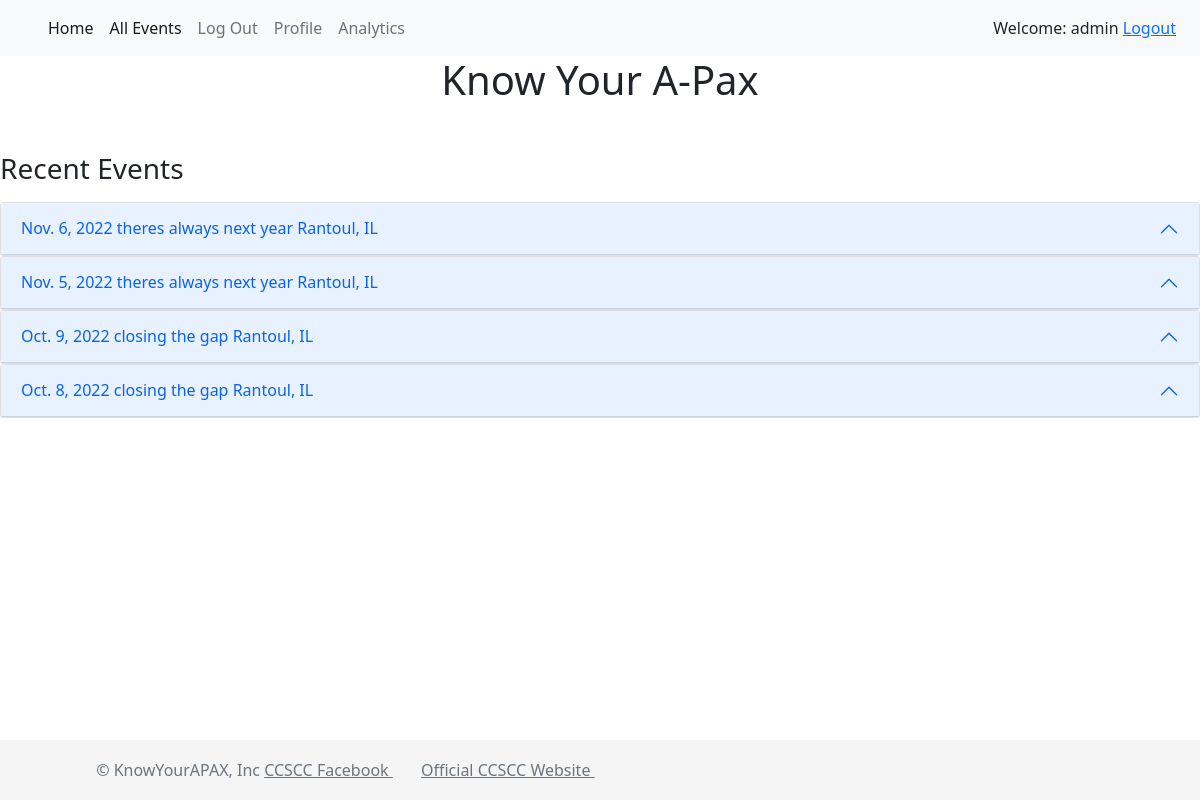
The app's page / (signed in) with its own data.
### autocross/models.py (models this page shows)
class Event(models.Model):
    event_id = models.AutoField(primary_key=True)
    date = models.DateField(unique=True)
    location = models.CharField(max_length=50)
    name = models.CharField(max_length=100)

### autocross/views.py (the view)
# urls.py: 2. Add a URL to urlpatterns:  path('', views.home, name='home')
def home(request):
    all_events = Event.objects.all().order_by('-date')#finds all events, sorts in descending order aka most recent date first
    num_events=4
    all_data = []
    for event in all_events[:num_events]:
        runs = Best_run_data.objects.select_related('run_id__event_id').filter(run_id__event_id__event_id=event.event_id)
        pax_runs = Best_run_data.objects.select_related('run_id__event_id').filter(run_id__event_id__event_id=event.event_id).order_by('pax_diff_first')
        all_data.append((event,runs,pax_runs))
    context = {'all_data':all_data}
    return render(request, 'autocross/home.html', context = context)

### autocross/templates/autocross/home.html (shortened to what this page needs)
<html lang="en">
<head>
    <link href="https://cdn.jsdelivr.net/npm/bootstrap@5.2.2/dist/css/bootstrap.min.css" rel="stylesheet">
    <link rel="stylesheet" type="text/css" href="https://cdn.jsdelivr.net/npm/bootstrap@5.0.2/dist/css/bootstrap.min.css"/>
    <link rel = "stylesheet" type = "text/css" href = "https://cdn.datatables.net/1.11.5/css/jquery.dataTables.min.css"/>
</head>
<body>
    {% extends "base.html" %}
    {% block below %}
    <h1><center>Know Your A-Pax</center></h1>
<br>
<p class="text-left"><h3>Recent Events</h3></p>
{% for event,runs,pax_runs in all_data %}
<div class="accordion" id="accordionExample">
  <div class="accordion-item">
    <h2 class="accordion-header" id="headingOne">
      <button class="accordion-button" type="button" data-bs-toggle="collapse" data-bs-target="#collapseOne{{ forloop.counter }}" aria-expanded="true" aria-controls="collapseOne">
        {{event.date}} {{event.name}} {{event.location}}
      </button>
    </h2>
      </div>
    </div>
{%endfor%}
</body>
</html>
{% endblock %}

### templates/base.html (shortened to what this page needs)
<nav class="navbar navbar-expand-lg navbar-light bg-light">
    <div class="container-fluid">
      <div class="collapse navbar-collapse" id="navbarSupportedContent">
        <ul class="navbar-nav me-auto mb-2 mb-lg-0">
          <li class="nav-item">
            <a class="nav-link active" aria-current="page" id="navHome" href="{% url 'autocross:home' %}">Home</a>
          </li>
          <li class="nav-item">
            <a class="nav-link active" aria-current="page" id="navAllEvents" href="{% url 'autocross:all_events' %}">All Events</a>
          </li>
         {% if user.is_authenticated %}
         <li class="nav-item">
            <a class="nav-link" class="debug" id="navLogin" href="{% url 'logout'%}">Log Out</a>
          </li>
         {% else %}
         <li class="nav-item">
            <a class="nav-link" class="debug" id="navLogin" href="{% url 'login'%}">Login</a>
          </li>
        {% endif %}
        {% if user.is_authenticated %}
          <li class="nav-item">
            <a class="nav-link" class="debug" id="navProfile" href="{% url 'autocross:user_profile' %}">Profile</a>
          </li>
          <li class="nav-item">
            <a class="nav-link" id="navAnalytics" href="{% url 'autocross:analytics' %}">Analytics</a>
          </li>
        {% endif %}
      </ul>
  <span>
      {% if user.is_authenticated %}
        <h0>Welcome: {{user.get_username}}</h0>
        <a href="{% url 'logout'%}?next={{request.path}}">Logout</a>
        {%else%}
          <h0><right>You are not logged in</right></h0>
          <a href="{% url 'login'%}?next={{request.path}}">Login</a>
      {%endif%}
  </span>
      </div>
  </div>
</nav>
{% block below %}
{% endblock %}
<footer class="footer">
  <div class="container">
    <a href="/" class="mb-3 me-2 mb-md-0 text-muted text-decoration-none lh-1">
      <svg class="bi" width="30" height="24"><use xlink:href="#bootstrap"/></svg>
    </a>
    <span class="mb-3 mb-md-0 text-muted">&copy; KnowYourAPAX, Inc</span>
    <span class="mb-3"><a class="text-muted" href="https://www.facebook.com/ccsportscarclub/"> CCSCC Facebook </a><svg class="bi" width="24" height="24"><use xlink:href="#facebook"/></svg></a></li>
    <span class="mb-3"><a class="text-muted" href="https://ccsportscarclub.org/"> Official CCSCC Website <svg class="bi" width="24" height="24"><use xlink:href="#Officalsite"/></svg></a></li>
  </div>
</footer>

### templates/base.html (style rules this page uses)
html { position: relative; min-height: 100%; }
body { margin-bottom: 60px; }
.footer { position: absolute; bottom: 0; width: 100%; height: 60px; line-height: 60px; background-color: #f5f5f5; }

### records on screen
Event: date "Nov. 6, 2022", name "theres always next year", location "Rantoul, IL"
Event: date "Nov. 5, 2022", name "theres always next year", location "Rantoul, IL"
Event: date "Oct. 9, 2022", name "closing the gap", location "Rantoul, IL"
Event: date "Oct. 8, 2022", name "closing the gap", location "Rantoul, IL"

### other values on screen
{{ user.get_username }} "admin"
